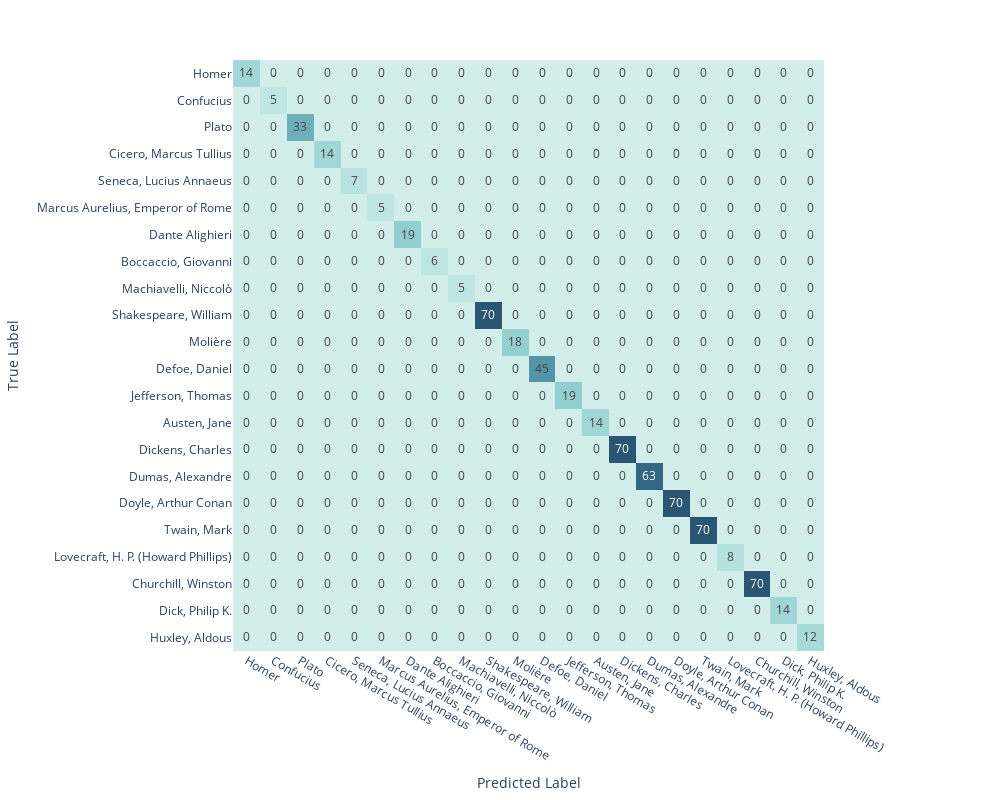

The code cell stored with this chart in its notebook:
### Code cell
fig = px.imshow(confusion_matrix(y, pipe_nn.predict(X['book_content'])),
                width=1000,
                height=800,
                text_auto=True,
                labels=dict(x='Predicted Label',
                            y='True Label'),
                            x=select_authors,
                            y=select_authors,
                            color_continuous_scale='Teal'
                            )

fig.update(layout_coloraxis_showscale=False)

fig.show()

### Figure 1 — Plotly figure (JSON) as saved in the notebook; plotly's stock layout.template omitted (floating-point values rounded to 4 significant figures; data arrays with more than 128 entries replaced by an {"elided": "..."} marker saying what was removed)
{"data": [{"coloraxis": "coloraxis", "hovertemplate": "Predicted Label: %{x}<br>True Label: %{y}<br>color: %{z}<extra></extra>", "name": "0", "texttemplate": "%{z}", "type": "heatmap", "x": ["Homer", "Confucius", "Plato", "Cicero, Marcus Tullius", "Seneca, Lucius Annaeus", "Marcus Aurelius, Emperor of Rome", "Dante Alighieri", "Boccaccio, Giovanni", "Machiavelli, Niccolò", "Shakespeare, William", "Molière", "Defoe, Daniel", "Jefferson, Thomas", "Austen, Jane", "Dickens, Charles", "Dumas, Alexandre", "Doyle, Arthur Conan", "Twain, Mark", "Lovecraft, H. P. (Howard Phillips)", "Churchill, Winston", "Dick, Philip K.", "Huxley, Aldous"], "xaxis": "x", "y": ["Homer", "Confucius", "Plato", "Cicero, Marcus Tullius", "Seneca, Lucius Annaeus", "Marcus Aurelius, Emperor of Rome", "Dante Alighieri", "Boccaccio, Giovanni", "Machiavelli, Niccolò", "Shakespeare, William", "Molière", "Defoe, Daniel", "Jefferson, Thomas", "Austen, Jane", "Dickens, Charles", "Dumas, Alexandre", "Doyle, Arthur Conan", "Twain, Mark", "Lovecraft, H. P. (Howard Phillips)", "Churchill, Winston", "Dick, Philip K.", "Huxley, Aldous"], "yaxis": "y", "z": {"elided": "22x22 int values"}}], "layout": {"coloraxis": {"colorscale": [[0, "rgb(209, 238, 234)"], [0.1667, "rgb(168, 219, 217)"], [0.3333, "rgb(133, 196, 201)"], [0.5, "rgb(104, 171, 184)"], [0.6667, "rgb(79, 144, 166)"], [0.8333, "rgb(59, 115, 143)"], [1, "rgb(42, 86, 116)"]], "showscale": false}, "height": 800, "margin": {"t": 60}, "width": 1000, "xaxis": {"anchor": "y", "constrain": "domain", "domain": [0, 1], "scaleanchor": "y", "title": {"text": "Predicted Label"}}, "yaxis": {"anchor": "x", "autorange": "reversed", "constrain": "domain", "domain": [0, 1], "title": {"text": "True Label"}}}}
